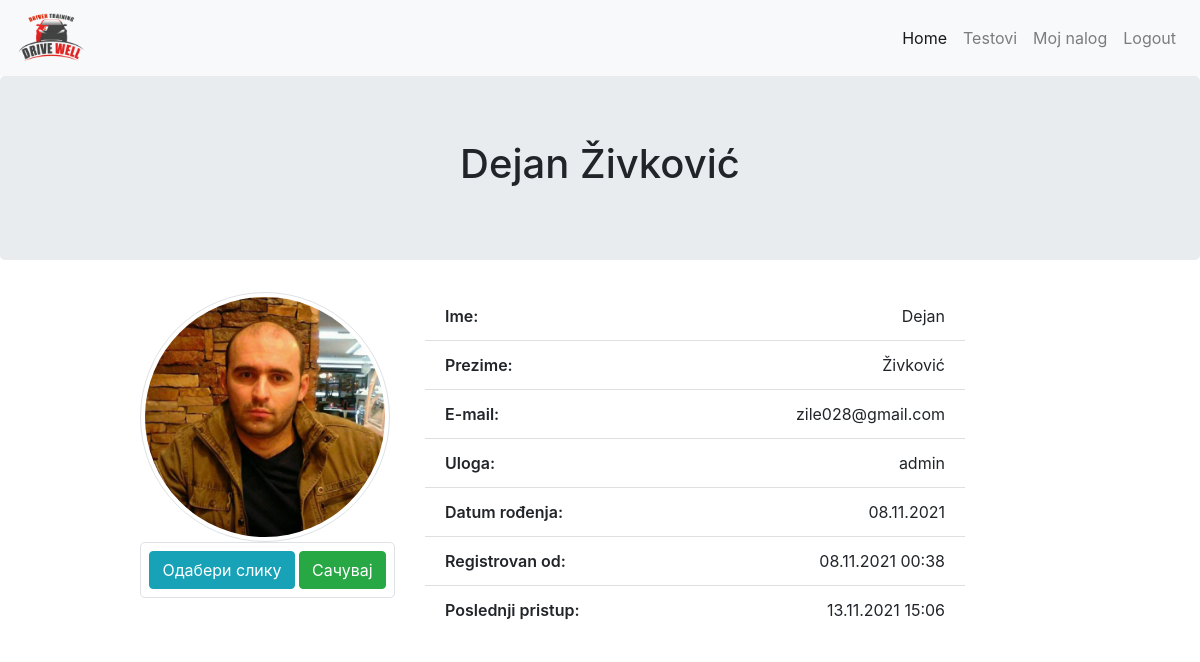
Page /user.php (signed in) on the earlier database version.
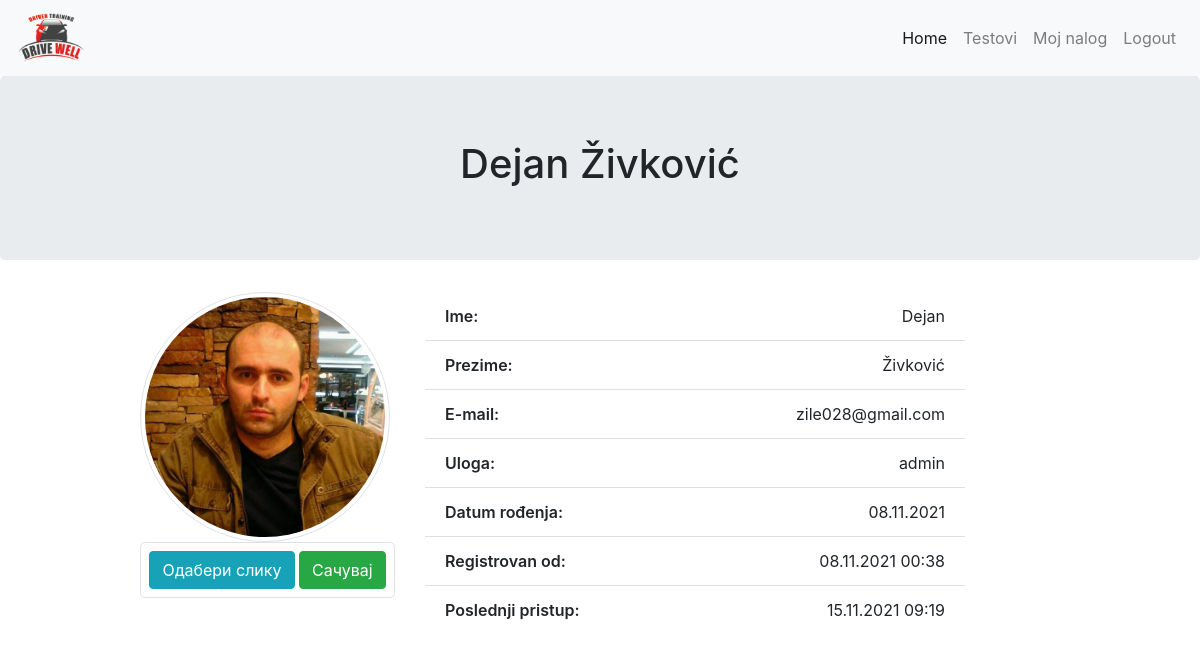
Same page on the later database version.
### tables this page shows
CREATE TABLE `users` (
  `id` int(11) NOT NULL,
  `first_name` varchar(50) NOT NULL,
  `last_name` varchar(50) NOT NULL,
  `date_birth` date NOT NULL,
  `email` varchar(50) NOT NULL,
  `password` varchar(60) NOT NULL,
  `created_at` timestamp NOT NULL DEFAULT CURRENT_TIMESTAMP,
  `last_login` timestamp NOT NULL DEFAULT CURRENT_TIMESTAMP,
  `profil_img` varchar(60) DEFAULT NULL,
  `role_id` int(11) DEFAULT NULL
);

CREATE TABLE `roles` (
  `id` int(11) NOT NULL,
  `role` varchar(30) NOT NULL,
  `description` varchar(255) NOT NULL
);

### user.php (called while the page is built, shortened)
<?php
require_once "core/init.php";
$user_info = $User->selectSingleJoin(
    ["users", "roles"],
    "role_id",
    ["id" => $_SESSION["id"]]
);
require_once ROOT . "/view/user.view.php";

### core/init.php (called while the page is built, shortened)
<?php
require_once "config.php";
require_once "function.php";
require_once "classes/Conection.php";
require_once "classes/QueryBuilder.php";
require_once "classes/User.php";
$User         = new User($database);

### core/classes/User.php (called while the page is built, shortened)
<?php
class User extends QueryBuilder
{
    public function isLoged()
    {
        if (isset($_SESSION["id"])) {
            return false;
        } else {
            return true;
        }
    }
}

### core/classes/QueryBuilder.php (called while the page is built, shortened)
<?php
class QueryBuilder extends Connection
{
    public function selectSingleJoin(array $table, String $join_on, $criteria)
    {
        $key = key($criteria);
        $sql = "SELECT
                {$table[0]}.*, {$table[0]}.id {$table[0]}_id, {$table[1]}.*
                FROM {$table[0]}
                JOIN {$table[1]}
                ON {$table[0]}.{$join_on} = {$table[1]}.id
                WHERE {$table[0]}.{$key} = :{$key}";
        $qry = $this->db->prepare($sql);
        $qry->execute($criteria);
        $result = $qry->fetch(PDO::FETCH_OBJ);
        return $result;
    }
}

### core/classes/Conection.php (called while the page is built, shortened)
<?php
class Connection
{
    public function __construct($database)
    {
        try {
            $this->db = new PDO("mysql:host={$database['host']};dbname={$database['dbname']}", $database["user"], $database["password"]);
        } catch (PDOException $err) {
            die("Doslo je do greske. Nije moguce konektovati se sa bazom - " . $err->getMessage());
        }
    }
}

### core/function.php (called while the page is built, shortened)
<?php
function displayDate($arg){
    return date("d.m.Y",strtotime($arg));
}
function displayDateTime($arg){
    return date("d.m.Y H:i",strtotime($arg));
}

### view/user.view.php (the view, shortened to what this page needs)
<?php
require ROOT . "/include/top.php";
require ROOT . "/include/main_nav.php";
?>
<header class="jumbotron text-center">
    <h1><?php echo "{$user_info->first_name} {$user_info->last_name}"; ?></h1>
</header>
<section class="container">
    <article class="row">
        <div class="col-md-3 offset-md-1">
            <?php if($user_info->profil_img): ?>
            <img id="profil" src="upload/<?php echo $user_info->profil_img; ?>" class="img-thumbnail rounded-circle"
                alt="">
            <?php else: ?>
            <img id="profil" src="asset/logo.png" class="img-thumbnail rounded-circle" alt="">
            <?php endif; ?>
            <form class="border text-center rounded-lg" action="user.php" method="POST" enctype="multipart/form-data">
                <label class="btn btn-info my-2" for="file-img">Одабери слику</label>
                <button type="submit" class="btn btn-success my-2" name="save_img">Сачувај</button>
            </form>
        </div>
        <div class="col-md-6">
            <ul class="list-group list-group-flush">
                <li class="list-group-item"><span>Ime:</span>
                    <p><?php echo $user_info->first_name; ?></p>
                </li>
                <li class="list-group-item"><span>Prezime:</span>
                    <p><?php echo $user_info->last_name; ?></p>
                </li>
                <li class="list-group-item"><span>E-mail:</span>
                    <p><?php echo $user_info->email; ?></p>
                </li>
                <li class="list-group-item"><span>Uloga:</span>
                    <p><?php echo $user_info->role; ?></p>
                </li>
                <li class="list-group-item"><span>Datum
                        rođenja:</span>
                    <p><?php echo displayDate($user_info->date_birth); ?></p>
                </li>
                <li class="list-group-item"><span>Registrovan
                        od:</span>
                    <p><?php echo displayDateTime($user_info->created_at); ?></p>
                </li>
                <li class="list-group-item"><span>Poslednji
                        pristup:</span>
                    <p><?php echo displayDateTime($user_info->last_login); ?></p>
                </li>
            </ul>
        </div>
    </article>
</section>
<?php
require ROOT . "/include/bottom.php";
?>

### include/top.php (shortened to what this page needs)
<!DOCTYPE html>
<html lang="en">
<head>
    <link rel="stylesheet" href="https://cdnjs.cloudflare.com/ajax/libs/font-awesome/5.15.3/css/all.min.css"
 />
    <link rel="stylesheet" href="https://cdn.jsdelivr.net/npm/bootstrap@4.6.0/dist/css/bootstrap.min.css"
>
    <link rel="stylesheet" href="<?php echo ROOT_DIR; ?>/css/style.css">
</head>
<body>

### include/main_nav.php (shortened to what this page needs)
<nav class="navbar navbar-expand-lg navbar-light bg-light">
    <a class="navbar-brand" href="<?php echo ROOT_DIR; ?>"><img class="img-fluid" src="asset/logo-sm.png" alt=""></a>
    <div class="collapse navbar-collapse" id="navbarNav">
        <ul class="navbar-nav ml-auto">
            <li class="nav-item active">
                <a class="nav-link" href="<?php echo ROOT_DIR; ?>">Home</a>
            </li>
            <li class="nav-item">
                <a class="nav-link" href="<?php echo ROOT_DIR; ?>/testovi.php">Testovi</a>
            </li>
            <?php if($User->isLoged()): ?>
            <li class="nav-item">
                <a class="nav-link" href="login_register.php">Login / Register</a>
            </li>
            <?php else: ?>
            <li class="nav-item">
                <a class="nav-link" href="user.php">Moj nalog</a>
            </li>
            <li class="nav-item">
                <a class="nav-link" href="logout.php">Logout</a>
            </li>
            <?php endif; ?>
        </ul>
    </div>
</nav>

### include/bottom.php (shortened to what this page needs)
</body>
</html>

### css/style.css (style rules this page uses)
* { margin: 0; padding: 0; box-sizing: border-box; }
.navbar-brand img { height: 50px; }
ul li span { font-weight: 600; margin-right: 10px; }
ul li span + * { margin: 0; float: right; }
.img-thumbnail { height: 250px; width: 250px; }

Differences in the rows shown:
changed users "Dejan": last_login "13.11.2021 15:06" → "15.11.2021 09:19"
